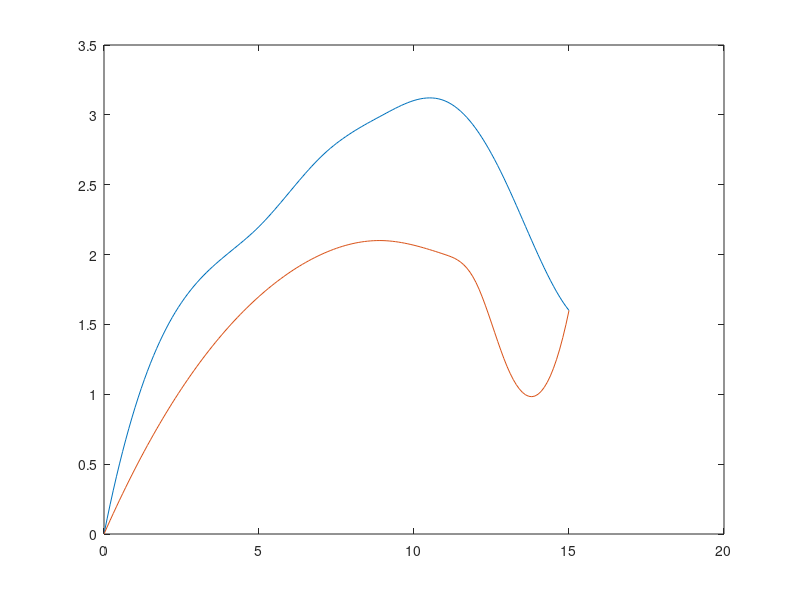

The MATLAB source for this figure:
x=[0 3 5 7 9 11 12 13 14 15];
y1=[0 1.8 2.2 2.7 3.0 3.1 2.9 2.5 2.0 1.6];
y2=[0 1.2 1.7 2.0 2.1 2.0 1.8 1.2 1.0 1.6];
x1=0:0.1:15;
y3=spline(x,y1,x1);plot(x1,y3);hold on
y4=spline(x,y2,x1);plot(x1,y4);hold off